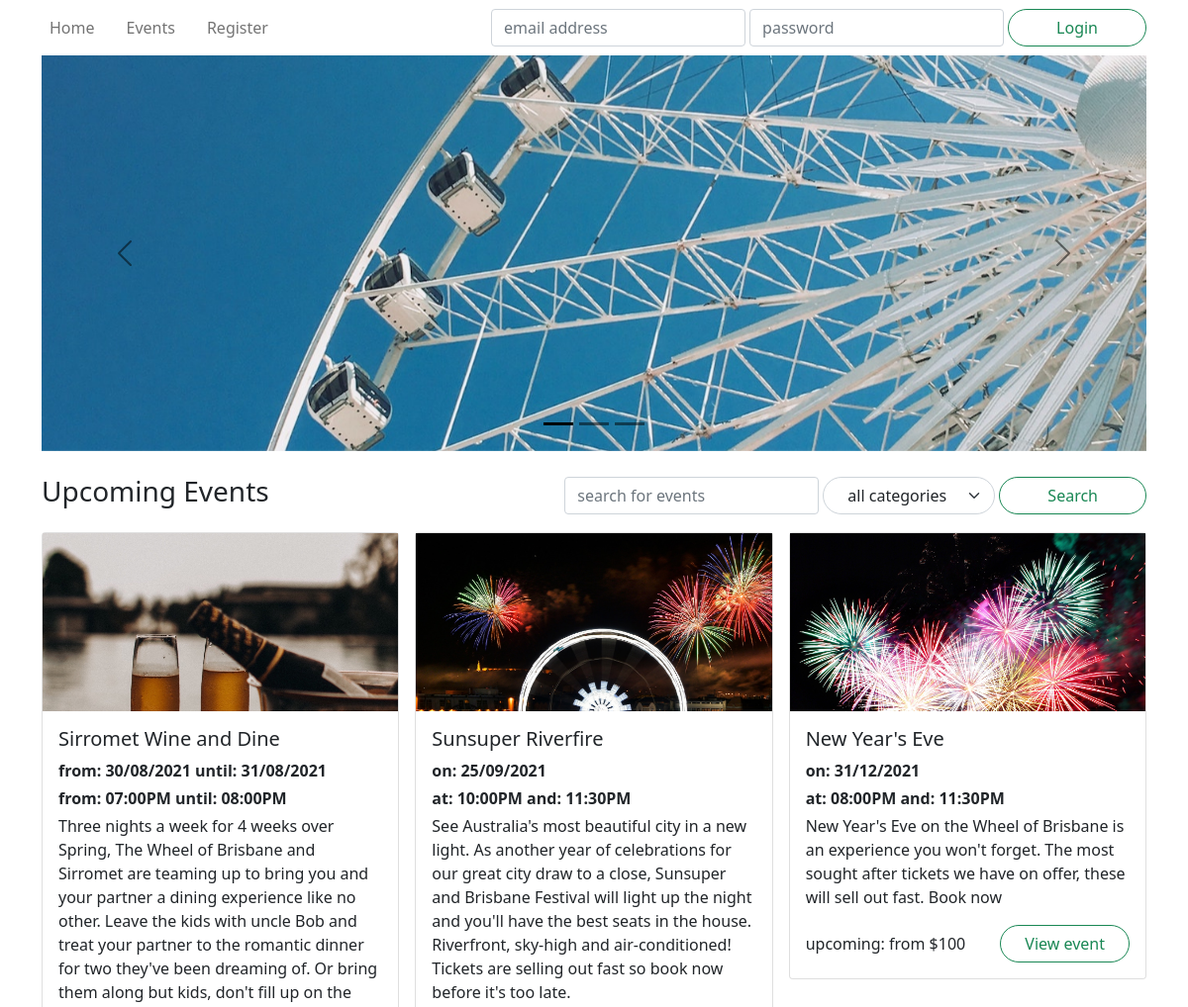
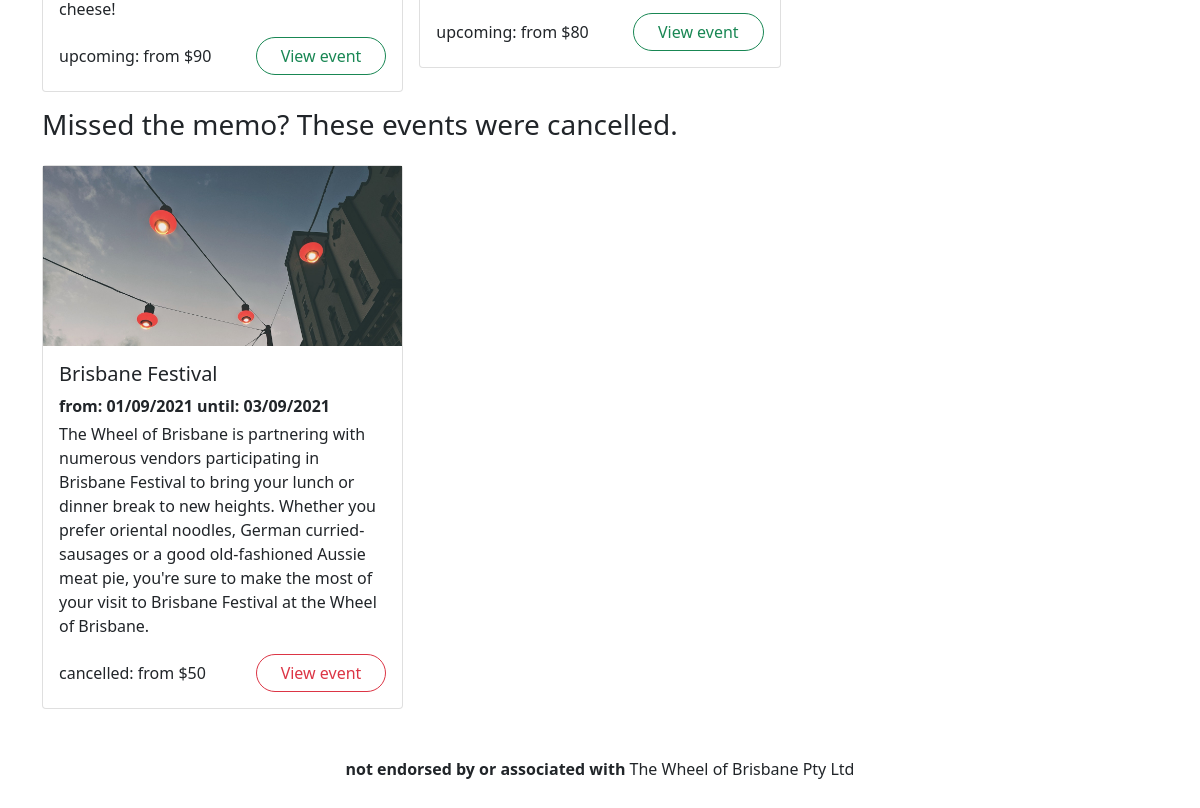
The page / on the database its author committed (2 pictures, top to bottom).
### wheel/models.py (models this page shows, shortened)
class Event(db.Model):
    __tablename__ = 'events'
    id = db.Column(db.Integer, primary_key=True)
    name = db.Column(db.String(255), nullable=False)
    description = db.Column(db.Text)
    category = db.Column(db.String(40))
    status = db.Column(db.Enum('upcoming', 'inactive', 'cancelled', 'booked out'), nullable=False)
    image = db.Column(db.String(255))
    reviews = db.relationship('Review', backref='event')
    tickets = db.relationship('Ticket', backref='event')
    @staticmethod
    def getAllByStatus(status, limit=None):
        return Event.query.\
            join( Ticket ).\
            filter( Ticket.datetime > datetime.now() ).\
            filter( Event.status == status ).\
            group_by( Event.id ).\
            order_by( Ticket.datetime ).\
            limit( limit ).\
            all()
    @staticmethod
    def getAllCategories():
        return [event.category for event in Event.query.group_by('category').all()]
    def getFutureTickets(self):
        return list( filter( lambda ticket: ticket.datetime > datetime.now(), self.tickets ) )
    def getTicketsRange(self):
        tickets = self.getFutureTickets()
        numberOfTickets = len(tickets)
        if numberOfTickets == 0:
            return [numberOfTickets, None, None]
        min_ticket = reduce( lambda x, y: min(x, y, key=lambda ticket: ticket.datetime), tickets )
        max_ticket = reduce( lambda x, y: max(x, y, key=lambda ticket: ticket.datetime), tickets )
        return [numberOfTickets, min_ticket, max_ticket]
    def printTicketsDateRange(self):
        numberOftickets, min_ticket, max_ticket = self.getTicketsRange()
        if numberOftickets == 0:
            return ""
        min = min_ticket.datetime.strftime("%d/%m/%Y")
        max = max_ticket.datetime.strftime("%d/%m/%Y")
        if min == max:
            return f"on: {min}"
        return f"from: {min} until: {max}"
    def printTicketsTimeRange(self):
        numberOftickets, min_ticket, max_ticket = self.getTicketsRange()
        if numberOftickets == 0:
            return ""
        min = min_ticket.datetime.strftime("%I:%M%p")
        max = max_ticket.datetime.strftime("%I:%M%p")
        if numberOftickets == 1:
            return f"at: {min}"
        if numberOftickets == 2:
            return f"at: {min} and: {max}"
        return f"from: {min} until: {max}"
    def getTicketsPriceFrom(self):
        tickets = self.getFutureTickets()
        if len(tickets) == 0:
            return ""
        ticket = reduce( lambda x, y: min(x, y, key=lambda ticket: ticket.price), tickets )
        return f"from ${ticket.price}"
    def getStatusColour(self):
        return {
            'upcoming': 'success',
            'inactive': 'secondary',
            'booked out': 'secondary',
            'cancelled': 'danger'
        }[self.status]

class Ticket(db.Model):
    __tablename__ = 'tickets'
    id = db.Column(db.Integer, primary_key=True)
    datetime = db.Column(db.DateTime, nullable=False)
    price = db.Column(db.Integer, nullable=False)
    remaining = db.Column(db.Integer, nullable=False)
    event_id = db.Column(db.Integer, db.ForeignKey('events.id'))

### wheel/controllers/index.py (the view)
@index.route('/')
def get():
    upcoming = Event.getAllByStatus('upcoming', 3)
    cancelled = Event.getAllByStatus('cancelled', 3)
    form = SearchForm()
    form.category.choices = [("all", "all categories"), *[(category, category) for category in Event.getAllCategories()]]
    return render_template('index.html', upcoming=upcoming, cancelled=cancelled, form=form)

### wheel/forms.py
class SearchForm(FlaskForm):
    search = StringField('Search')
    category = SelectField('Category')

### wheel/templates/index.html (shortened to what this page needs)
{% extends 'base.html' %}
{% block hero %}
<div id="hero" class="carousel carousel-dark slide" data-bs-ride="carousel">
    <div class="carousel-indicators">
        <button type="button" class="active"
                data-bs-target="#hero" data-bs-slide-to="0"></button>
        <button type="button"
                data-bs-target="#hero" data-bs-slide-to="1"></button>
        <button type="button"
                data-bs-target="#hero" data-bs-slide-to="2"></button>
    </div>
    <div class="carousel-inner">
        <div class="carousel-item active">
            <div style="background-image: url('/static/images/bluesky.jpg');"></div>
        </div>
    </div>
    <button type="button" class="carousel-control-prev"
            data-bs-target="#hero" data-bs-slide="prev">
        <span class="carousel-control-prev-icon"></span>
    </button>
    <button type="button" class="carousel-control-next"
            data-bs-target="#hero" data-bs-slide="next">
        <span class="carousel-control-next-icon"></span>
    </button>
</div>
{% endblock %}
{% block content %}
<section>
    <header class="row mb-3">
        <h3 class="col">Upcoming Events</h3>
        <div class="col-6 col-md-auto my-auto">
            <form method="GET" action="{{ url_for('events.getAll') }}" class="d-flex flex-row gap-1 col-auto my-auto">
                {{ form.search(class="form-control w-auto", placeholder="search for events") }}
                {{ form.category(class="form-select rounded-pill ps-4 pe-5") }}
                <button class="btn btn-outline-success rounded-pill px-5" type="submit">Search</button>
            </form>
        </div>
    </header>
    <div class='row row-cols-1 row-cols-md-2 row-cols-xl-3 mb-3 g-3'>
        {% for event in upcoming %}
        <div class="col event">
            <article class="card">
                <a href="{{url_for('events.get', id=event.id)}}" class="card-image" style="background-image: url('{{ event.image }}'); background-position: top;"></a>
                <div class="card-body">
                    <h5 class="card-title">{{ event.name }}</h5>
                    <p class="mb-1"><strong>{{ event.printTicketsDateRange() }}</strong></p>
                    <p class="mb-1"><strong>{{ event.printTicketsTimeRange() }}</strong></p>
                    <p class="card-text">{{ event.description }}</p>
                    <div class="row">
                        <span class="col my-auto">{{ event.status }}{{ ": {}".format( event.getTicketsPriceFrom() ) if event.status == "upcoming" }}</span>
                        <span class="col-auto"><a href="{{url_for('events.get', id=event.id)}}" class="btn btn-outline-{{ event.getStatusColour() }} rounded-pill px-4">View event</a></span>
                    </div>
                </div>
            </article>
        </div>
        {% endfor %}
    </div>
</section>
<section>
    <header class="row mb-3">
        <h3 class="col-auto">Missed the memo? These events were cancelled.</h3>
    </header>
    <div class="row row-cols-1 row-cols-md-2 row-cols-xl-3 mb-3 g-3">
        {% for event in cancelled %}
        <div class="col event">
            <article class="card">
                <a href="{{url_for('events.get', id=event.id)}}" class="card-image" style="background-image: url('.{{ event.image }}'); background-position: top;"></a>
                <div class="card-body">
                    <h5 class="card-title">{{ event.name }}</h5>
                    <p class="mb-1">
                        <strong>
                            {{event.printTicketsDateRange()}}
                        </strong>
                    </p>
                <p class="card-text">{{ event.description }}</p>
                    <div class="row">
                        <span class="col my-auto">{{ "{}: {}".format( event.status, event.getTicketsPriceFrom() ) }}</span>
                        <span class="col-auto"><a href="{{url_for('events.get', id=event.id)}}" class="btn btn-outline-{{ event.getStatusColour() }} rounded-pill px-4">View event</a></span>
                    </div>
                </div>
            </article>
        </div>
        {% endfor %}
    </div>
</section>
{% endblock %}

### rows shown on the page
Event: image (picture), name "Sirromet Wine and Dine", printTicketsDateRange "from: 30/08/2021 until: 31/08/2021", printTicketsTimeRange "from: 07:00PM until: 08:00PM", description "Three nights a week for 4 weeks over Spring, The Wheel of Brisbane and Sirromet are teaming up to bring you and your partner a dining experience like no other. Leave the kids with uncle Bob and treat your partner to the romantic dinner for two they've been dreaming of. Or bring them along but kids, don't fill up on the cheese!", status "upcoming", status.price ": from $90"
Event: image (picture), name "Sunsuper Riverfire", printTicketsDateRange "on: 25/09/2021", printTicketsTimeRange "at: 10:00PM and: 11:30PM", description "See Australia's most beautiful city in a new light. As another year of celebrations for our great city draw to a close, Sunsuper and Brisbane Festival will light up the night and you'll have the best seats in the house. Riverfront, sky-high and air-conditioned! Tickets are selling out fast so book now before it's too late.", status "upcoming", status.price ": from $80"
Event: image (picture), name "New Year's Eve", printTicketsDateRange "on: 31/12/2021", printTicketsTimeRange "at: 08:00PM and: 11:30PM", description "New Year's Eve on the Wheel of Brisbane is an experience you won't forget. The most sought after tickets we have on offer, these will sell out fast. Book now", status "upcoming", status.price ": from $100"
Event: image (picture), name "Brisbane Festival", printTicketsDateRange "from: 01/09/2021 until: 03/09/2021", description "The Wheel of Brisbane is partnering with numerous vendors participating in Brisbane Festival to bring your lunch or dinner break to new heights. Whether you prefer oriental noodles, German curried-sausages or a good old-fashioned Aussie meat pie, you're sure to make the most of your visit to Brisbane Festival at the Wheel of Brisbane.", status.price "cancelled: from $50"
